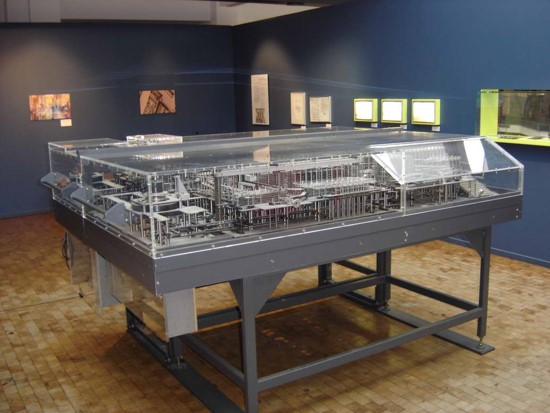
#> input picture images/Linux/1.jpg, 550 x 413 px; its folder holds 4 pictures in this run
$ python jpg_resize.py
#> lines starting #> are read from the running program, lines starting #| are printed output that depends on the picture
from PIL import Image
import os.path
import glob


def convertjpg(jpgfile, outdir, width=600, height=500):
#> called with jpgfile = 'images/Linux/1.jpg', outdir = 'images/L', width = 600, height = 500
    img = Image.open(jpgfile)
#> img is the input picture: PIL image 550x413 RGB; mean R, G, B 97.8, 90.4, 83.9
    try:
        new_img = img.resize((width, height),Image.BILINEAR)
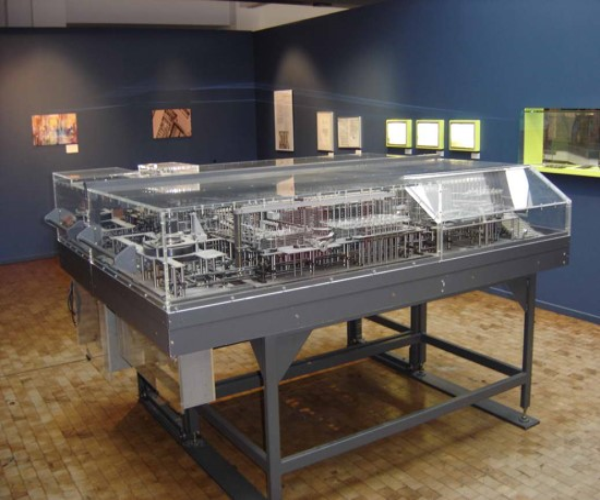
#> new_img: PIL image 600x500 RGB; mean R, G, B 97.8, 90.4, 83.9
#> pass 3 of the loop `for jpgfile in jpgfiles:`:
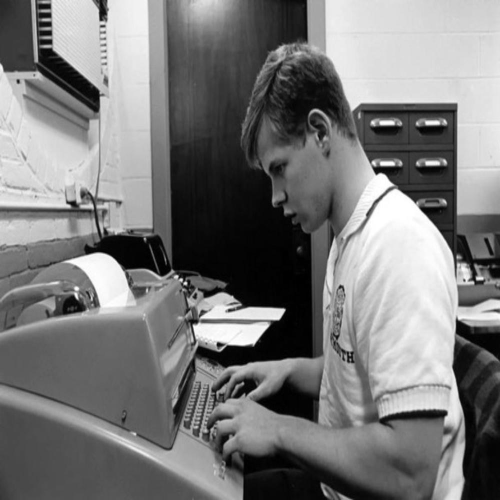
#> input picture images/Linux/11.jpg, 1000 x 1000 px (shown at 1/2 size)
#> in convertjpg, img is the input picture: PIL image 1000x1000 RGB; min 0, max 255, mean 121.3
#> in convertjpg (call 3), `new_img = img.resize((width, height),Image.BILINEAR)`:
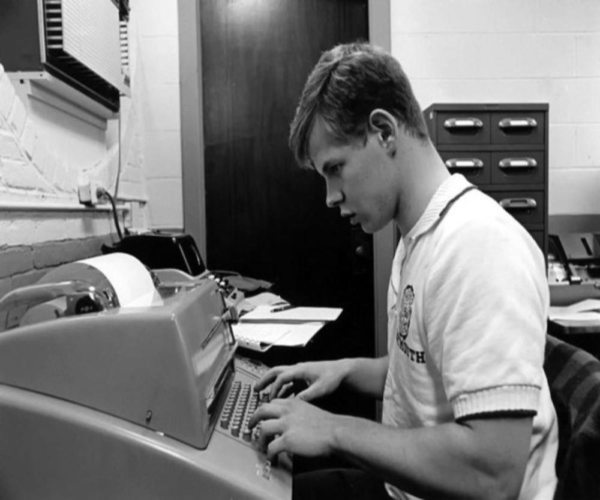
#> new_img: PIL image 600x500 RGB; min 0, max 255, mean 121.4
#> the loop made 4 passes; the first 3 are shown
        new_img.save(os.path.join(outdir, os.path.basename(jpgfile)))
    except Exception as e:
        print(e)
    print("Convert and save successfully!")

fileDir = os.path.join(os.getcwd(),"Linux")
print(fileDir)

jpgfiles = glob.glob(fileDir + r'\*.jpg')
print(jpgfiles)

outDir = os.path.join(os.getcwd(),"L")
print(outDir)

for jpgfile in jpgfiles:
    convertjpg(jpgfile, outDir)
